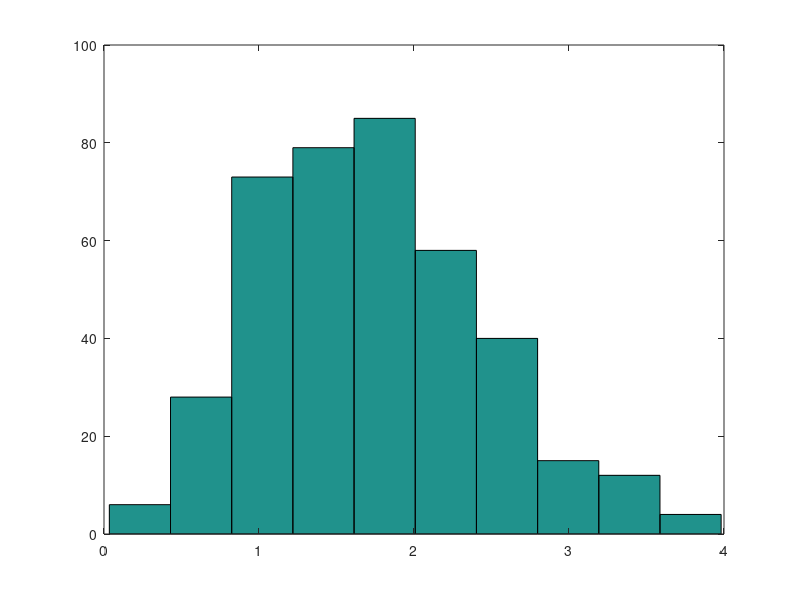
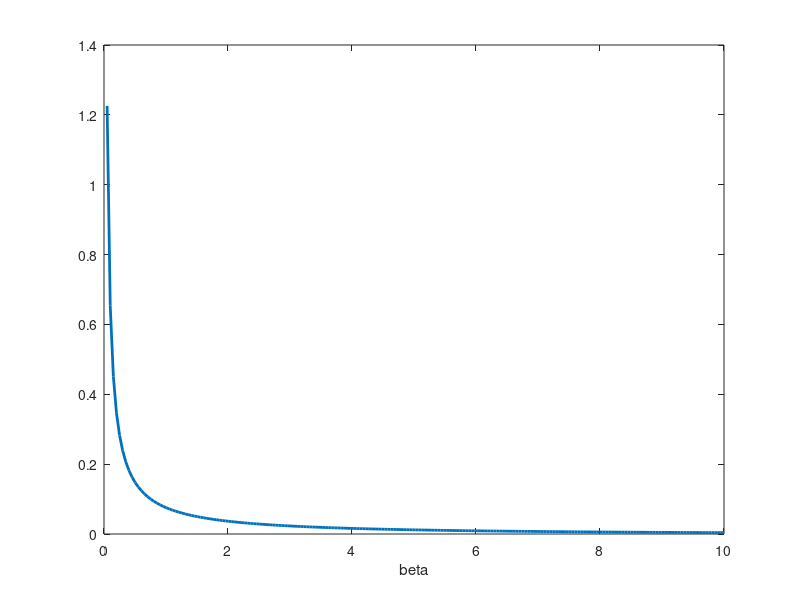

Here is the MATLAB script that generated these plots, in order: (Note: this script raises an error after producing the figures.)
%% Fit a Weibull model using Trinity and JAGS

%%
% It is important to note that the Weibull distribution follows a different
% parameter convention in MATLAB and JAGS, and we will have to transform
% parameters in order to compare.
%% JAGS convention (scale $\lambda$ and shape $k$):
% $v \lambda x^{v-1} \exp\left(-\lambda x^v \right)$
%% MATLAB convention (scale $a$ and shape $b$):
% $\frac{b}{a} \left( \frac{x}{a} \right)^{b-1} \exp\left(-(x/a)^b\right)$

%% Preamble
% Cleanup first
clear all
p = @sprintf;


%% Generate data and make structure
rng(0)
I = 400;  % trials per person per condition

scale = 2.0;
shape = 2.5;
l = scale^-shape
v = shape

y = wblrnd(scale, shape, I, 1);  % MATLAB uses (scale a, shape b)
                                 % JAGS uses (scale l, shape v)
                                 %   v = b, l = a^-b
                                 %   b = v, a = l^v
data = struct('N', I, 'y', y(:));
hist(y)

%% Define some priors
% Use JAGS parameter conventions
prscale = [.10 .10];  % gamma distribution (shape, rate)
prshape = [.10 .10];  % gamma distribution (shape, rate)


%% Plot the priors
% Make sure to transform to MATLAB parameter conventions
%%
% Scale $\alpha$
figure('windowstyle', 'docked')
xax = linspace( 0.0, 10.0, 200);
plot(xax, gampdf(xax, prscale(1), prscale(2)^-1), 'linewidth', 2)
xlabel alpha
%%
% Shape $\beta$
xax = linspace( 0.0, 10.0, 200);
plot(xax, gampdf(xax, prshape(1), prshape(2)^-1), 'linewidth', 2)
xlabel beta


%% Make all inputs that Trinity needs
% Write the JAGS model into a variable (cell variable)
model = {
    'model {'
    '  # Priors'
    '  v ~ dgamma(.01, .01)'
    '  l ~ dgamma(.01, .01)'
    ''
    '  # Likelihood'
    '  for (n in 1:N) {'
    '     y[n] ~ dweib(v, l)'
    '  }'
    '}'
    };

%% 
% List all the parameters of interest (cell variable)
parameters = {'v', 'l'};

%% 
% Write a function that generates a structure with one random value for
% each _random_ parameter
generator = @()struct(...
        'v', rand(1, 1) + 0.1  , ...
        'l', rand(1, 1) + 0.1  );

%%    
% Tell Trinity which engine to use
engine = 'jags';


%% Run Trinity with the CALLBAYES() function
tic
[stats, chains, diagnostics, info] = callbayes(engine, ...
    'model'         ,         model , ...
    'data'          ,          data , ...
    'nchains'       ,            4  , ...
    'verbosity'     ,            0  , ...
    'nsamples'      ,          15e2  , ...
    'nburnin'       ,          5e2  , ...
    'parallel'      ,      isunix() , ...
    'workingdir'    ,        'wdir' , ...
    'monitorparams' ,    parameters , ...
    'init'          ,     generator );
% load /tmp/wbl

fprintf('%s took %f seconds!\n', upper(engine), toc)



%% Inspect the results
% First, inspect convergence
if any(codatable(chains, @gelmanrubin) > 1.1)
    grtable(chains, 1.1)
    warning('Some chains were not converged!')
else
    disp('Convergence looks good.')
end

%%
% Now check some basic descriptive statistics averaged over all chains
% disp('Descriptive statistics for all chains:')

%%
% Boundary separation $\alpha$
% codatable(chains, '^mushape')

%%
% A-priori bias $\beta$
% codatable(chains, '^muscale')


%% Make some figures
% Smoothed histograms
% figure('windowstyle', 'docked')
codatable(chains, '.')